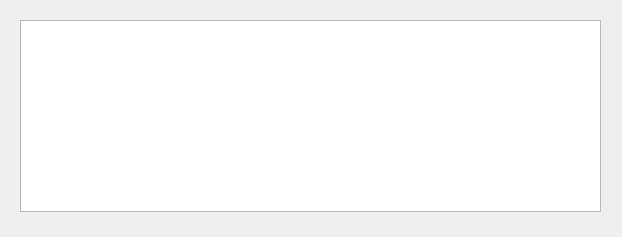
<?xml version="1.0" encoding="UTF-8"?>
<ui version="4.0">
 <class>PingDialog</class>
 <widget class="QDialog" name="PingDialog">
  <property name="geometry">
   <rect>
    <x>0</x>
    <y>0</y>
    <width>622</width>
    <height>237</height>
   </rect>
  </property>
  <property name="windowTitle">
   <string>Ping</string>
  </property>
  <widget class="QTextBrowser" name="consoleOutTxt">
   <property name="geometry">
    <rect>
     <x>20</x>
     <y>20</y>
     <width>581</width>
     <height>192</height>
    </rect>
   </property>
   <property name="sizePolicy">
    <sizepolicy hsizetype="Fixed" vsizetype="Fixed">
     <horstretch>0</horstretch>
     <verstretch>0</verstretch>
    </sizepolicy>
   </property>
   <property name="cursor" stdset="0">
    <cursorShape>ForbiddenCursor</cursorShape>
   </property>
  </widget>
 </widget>
 <resources/>
 <connections/>
</ui>
